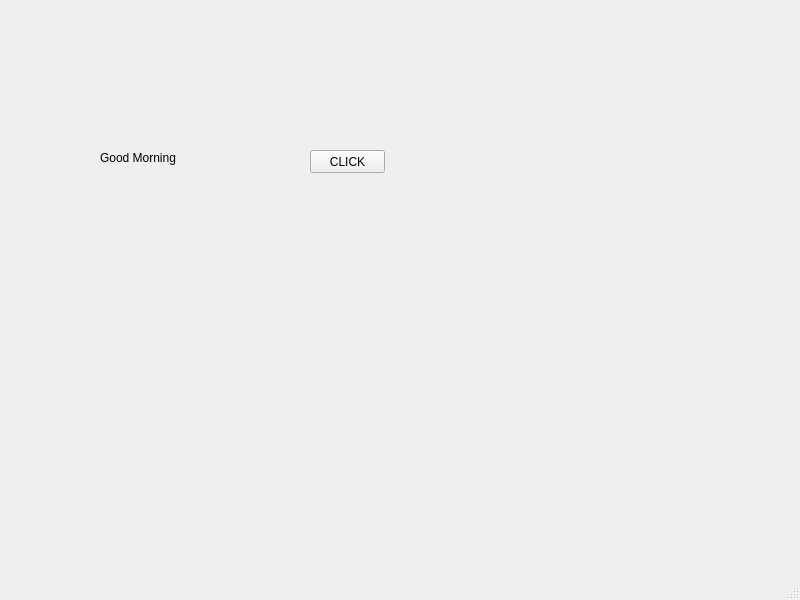
<?xml version="1.0" encoding="UTF-8"?>
<ui version="4.0">
 <class>MainWindow</class>
 <widget class="QMainWindow" name="MainWindow">
  <property name="geometry">
   <rect>
    <x>0</x>
    <y>0</y>
    <width>800</width>
    <height>600</height>
   </rect>
  </property>
  <property name="windowTitle">
   <string>MainWindow</string>
  </property>
  <widget class="QWidget" name="centralwidget">
   <widget class="QLabel" name="lbl">
    <property name="geometry">
     <rect>
      <x>100</x>
      <y>150</y>
      <width>101</width>
      <height>16</height>
     </rect>
    </property>
    <property name="text">
     <string>Good Morning</string>
    </property>
   </widget>
   <widget class="QPushButton" name="pb">
    <property name="geometry">
     <rect>
      <x>310</x>
      <y>150</y>
      <width>75</width>
      <height>23</height>
     </rect>
    </property>
    <property name="text">
     <string>CLICK</string>
    </property>
   </widget>
  </widget>
  <widget class="QMenuBar" name="menubar">
   <property name="geometry">
    <rect>
     <x>0</x>
     <y>0</y>
     <width>800</width>
     <height>21</height>
    </rect>
   </property>
  </widget>
  <widget class="QStatusBar" name="statusbar"/>
 </widget>
 <resources/>
 <connections/>
</ui>
